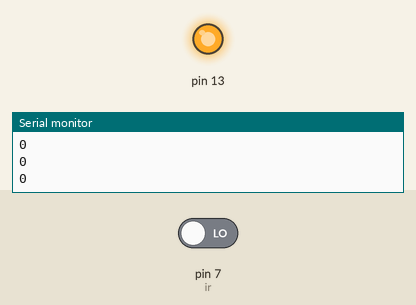
Recording of a sketch running on a simulated Arduino Uno, built with avr-gcc and run on an emulated ATmega328P. Parts: output pins drawn as LEDs (lit = HIGH), the last lines printed to the serial monitor. The test bench sets the inputs (shaded band); at power-on: pin 7 (ir) LOW.

Above: at 1.2 s.
1.3 s: pin 7 (ir) driven HIGH
At 2.6 s:
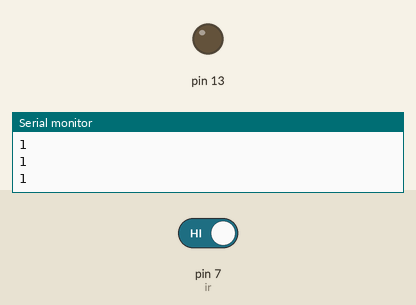
2.9 s: pin 7 (ir) driven LOW
At 3.9 s:
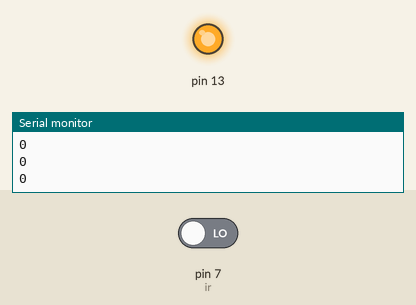
Timing chart, 0 to 5.9 s (numbered marks = the images above; inputs shaded):
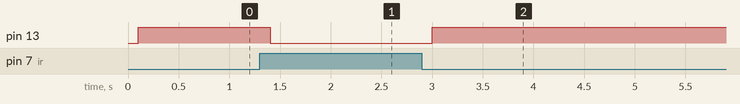

Measured:
- after the input at 1.3 s, pin 13: HIGH → LOW after 0.10 s
- after the input at 2.9 s, pin 13: LOW → HIGH after 0.10 s

The sketch:

sensor.ino
```cpp
int ir=7;
int x;
void setup()
{
    Serial.begin(9600);
    pinMode(7,INPUT);
    pinMode(13,OUTPUT);
}
void loop()
{
    x=digitalRead(ir);
    Serial.println(x);
    delay(100);
    if(x==1)
    {
      digitalWrite(13,LOW);
    }
    else
    {
      digitalWrite(13,HIGH);
    }
}
```
